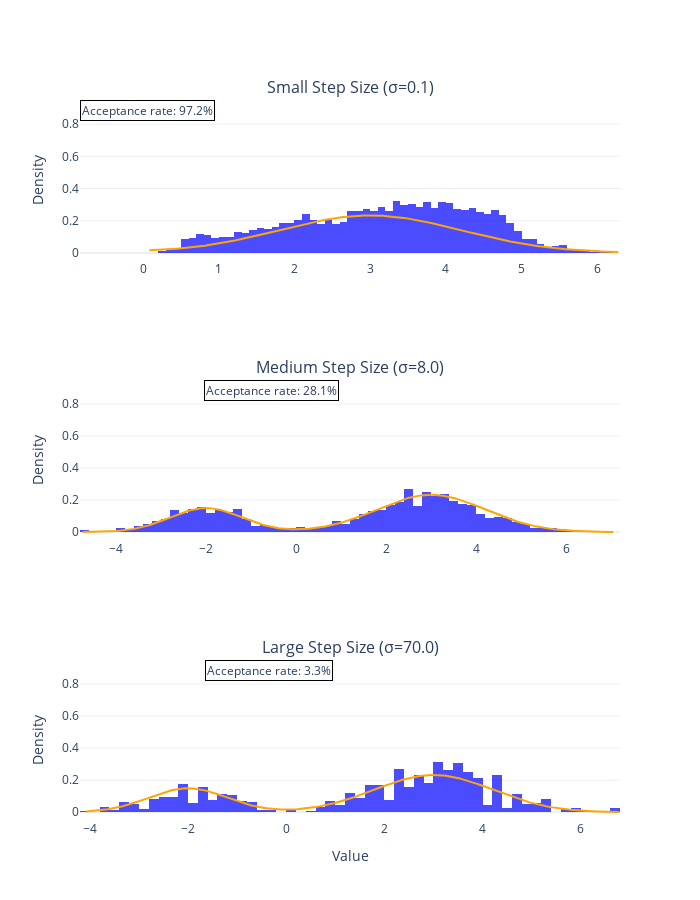

Notebook source saved alongside this figure:
### Markdown cell above
### Random Walk Metropolis-Hastings

The general Metropolis-Hastings algorithm can be inefficient if the proposal distribution is poorly chosen. A popular special case is **Random Walk Metropolis**, where the proposal is centered at the current position:

$$\theta^* \sim \mathcal{N}(\theta, \sigma^2)$$

This symmetric proposal simplifies the acceptance ratio because the proposal terms cancel out:

$$A(\theta^* | \theta) = \min\left\{1, \frac{\tilde{p}(\theta^*)}{\tilde{p}(\theta)}\right\}$$

The key hyperparameter is the step size $\sigma$:
- **Too small**: Chain takes tiny steps and explores slowly (high acceptance, slow mixing)
- **Too large**: Many proposals are rejected (low acceptance, slow mixing)
- **Just right**: Balance between acceptance rate and step size (typically 20-50% acceptance)

Let's implement and compare different step sizes:

### Code cell
def random_walk_metropolis(pdf, step_size, init=0):
    """Random walk Metropolis algorithm.
    
    Args:
        pdf: Target probability density function (unnormalized is ok)
        step_size: Standard deviation of proposal distribution
        init: Initial value
        
    Yields:
        (sample, accepted): Current sample and whether it was accepted
    """
    current = init
    while True:
        # Random walk proposal
        prop = current + np.random.normal(0, step_size)
        
        # Simple acceptance ratio (proposal terms cancel)
        p_accept = min(1, pdf(prop) / pdf(current))
        
        # Accept or reject
        accept = np.random.rand() < p_accept
        if accept:
            current = prop
        yield current, accept

# Compare different step sizes
fig = make_subplots(rows=3, cols=1, 
                    subplot_titles=['Small Step Size (σ=0.1)', 
                                   'Medium Step Size (σ=8.0)', 
                                   'Large Step Size (σ=70.0)'])

step_sizes = [0.1, 8.0, 70.0]

for i, step_size in enumerate(step_sizes, 1):
    # Generate samples
    samples, accepts = gen_samples(10_000, random_walk_metropolis(target_pdf, step_size))
    
    # Calculate t and pdf values for the line
    t = np.linspace(samples.min(), samples.max(), 500)
    pdf_values = [target_pdf(x) for x in t]
    
    # Add histogram
    fig.add_trace(
        go.Histogram(
            x=samples,
            histnorm='probability density',
            marker=dict(color='rgba(0, 0, 255, 0.7)'),
            name=f"Samples (σ={step_size})",
            showlegend=False
        ),
        row=i, col=1
    )
    
    # Add PDF line
    fig.add_trace(
        go.Scatter(
            x=t,
            y=pdf_values,
            mode='lines',
            line=dict(color='orange', width=2),
            name=f"True PDF",
            showlegend=False
        ),
        row=i, col=1
    )
    
    # Add annotation with acceptance rate
    fig.add_annotation(
        text=f"Acceptance rate: {100 * accepts / samples.size:.1f}%",
        xref=f"x{i}", yref=f"y{i}",
        x=0.95, y=0.95,
        xanchor="right", yanchor="top",
        showarrow=False,
        bgcolor="white",
        bordercolor="black",
        borderwidth=1
    )

fig.update_layout(height=900, width=700, showlegend=False)
fig.update_xaxes(title_text="Value", row=3, col=1)
fig.update_yaxes(title_text="Density")
fig.show()

### Figure 1 — Plotly figure (JSON) as saved in the notebook; plotly's stock layout.template omitted (floating-point values rounded to 4 significant figures; data arrays with more than 128 entries replaced by an {"elided": "..."} marker saying what was removed)
{"data": [{"histnorm": "probability density", "marker": {"color": "rgba(0, 0, 255, 0.7)"}, "name": "Samples (σ=0.1)", "showlegend": false, "type": "histogram", "x": {"elided": "10000 float values"}, "xaxis": "x", "yaxis": "y"}, {"line": {"color": "orange", "width": 2}, "mode": "lines", "name": "True PDF", "showlegend": false, "type": "scatter", "x": {"elided": "500 float values"}, "xaxis": "x", "y": {"elided": "500 float values"}, "yaxis": "y"}, {"histnorm": "probability density", "marker": {"color": "rgba(0, 0, 255, 0.7)"}, "name": "Samples (σ=8.0)", "showlegend": false, "type": "histogram", "x": {"elided": "10000 float values"}, "xaxis": "x2", "yaxis": "y2"}, {"line": {"color": "orange", "width": 2}, "mode": "lines", "name": "True PDF", "showlegend": false, "type": "scatter", "x": {"elided": "500 float values"}, "xaxis": "x2", "y": {"elided": "500 float values"}, "yaxis": "y2"}, {"histnorm": "probability density", "marker": {"color": "rgba(0, 0, 255, 0.7)"}, "name": "Samples (σ=70.0)", "showlegend": false, "type": "histogram", "x": {"elided": "10000 float values"}, "xaxis": "x3", "yaxis": "y3"}, {"line": {"color": "orange", "width": 2}, "mode": "lines", "name": "True PDF", "showlegend": false, "type": "scatter", "x": {"elided": "500 float values"}, "xaxis": "x3", "y": {"elided": "500 float values"}, "yaxis": "y3"}], "layout": {"annotations": [{"font": {"size": 16}, "showarrow": false, "text": "Small Step Size (σ=0.1)", "x": 0.5, "xanchor": "center", "xref": "paper", "y": 1, "yanchor": "bottom", "yref": "paper"}, {"font": {"size": 16}, "showarrow": false, "text": "Medium Step Size (σ=8.0)", "x": 0.5, "xanchor": "center", "xref": "paper", "y": 0.6111, "yanchor": "bottom", "yref": "paper"}, {"font": {"size": 16}, "showarrow": false, "text": "Large Step Size (σ=70.0)", "x": 0.5, "xanchor": "center", "xref": "paper", "y": 0.2222, "yanchor": "bottom", "yref": "paper"}, {"bgcolor": "white", "bordercolor": "black", "borderwidth": 1, "showarrow": false, "text": "Acceptance rate: 97.2%", "x": 0.95, "xanchor": "right", "xref": "x", "y": 0.95, "yanchor": "top", "yref": "y"}, {"bgcolor": "white", "bordercolor": "black", "borderwidth": 1, "showarrow": false, "text": "Acceptance rate: 28.1%", "x": 0.95, "xanchor": "right", "xref": "x2", "y": 0.95, "yanchor": "top", "yref": "y2"}, {"bgcolor": "white", "bordercolor": "black", "borderwidth": 1, "showarrow": false, "text": "Acceptance rate: 3.3%", "x": 0.95, "xanchor": "right", "xref": "x3", "y": 0.95, "yanchor": "top", "yref": "y3"}], "height": 900, "showlegend": false, "width": 700, "xaxis": {"anchor": "y", "domain": [0, 1]}, "xaxis2": {"anchor": "y2", "domain": [0, 1]}, "xaxis3": {"anchor": "y3", "domain": [0, 1], "title": {"text": "Value"}}, "yaxis": {"anchor": "x", "domain": [0.7778, 1], "title": {"text": "Density"}}, "yaxis2": {"anchor": "x2", "domain": [0.3889, 0.6111], "title": {"text": "Density"}}, "yaxis3": {"anchor": "x3", "domain": [0, 0.2222], "title": {"text": "Density"}}}}
